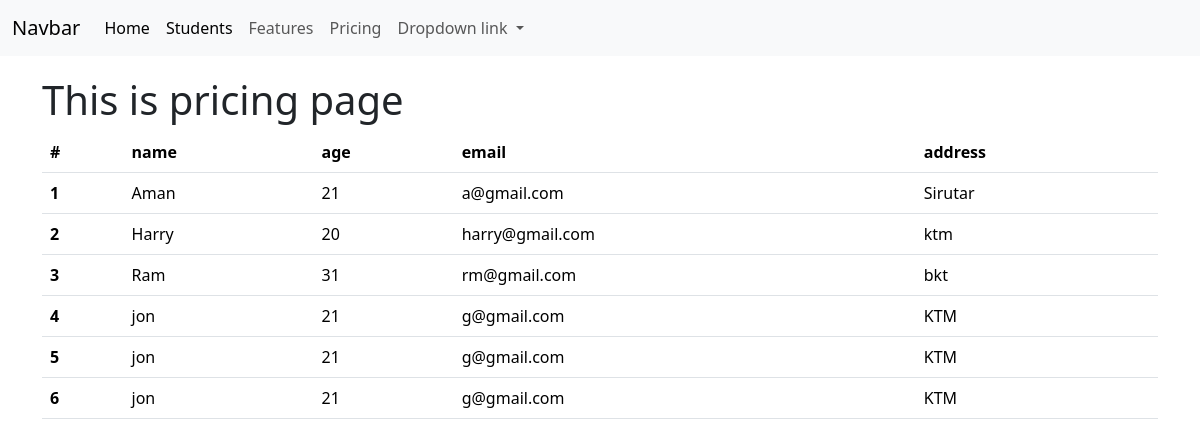
/pricing/, run on an earlier commit of the app's database.
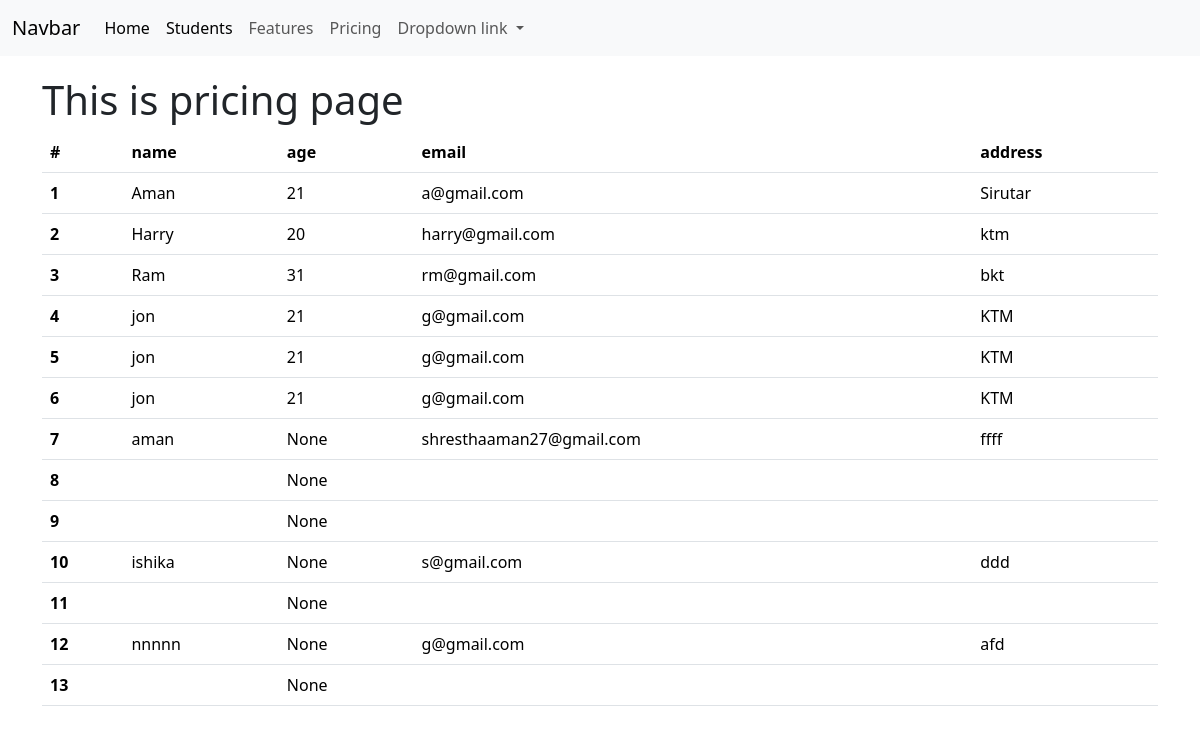
And on a later commit of the database.
### home/models.py (models this page shows, shortened)
class Student(models.Model):
    name = models.CharField(max_length=30)
    age = models.IntegerField(null=True, blank=True)
    address = models.CharField(max_length=50)
    email = models.EmailField(max_length=20)
    classroom = models.ForeignKey(ClassRoom, on_delete=models.CASCADE, related_name="classroom_student",
                               null=True, blank=True)

### home/views.py (the view)
# urls.py: path('pricing/', temp_inherit_pricing, name="temp_inherit_pricing"),
def temp_inherit_pricing(request):
    students = Student.objects.all()
    return render(request, template_name='home/temp_inherit_pricing.html',
                  context={"students": students})

### home/templates/home/temp_inherit_pricing.html
{% extends 'home/base.html' %}
{% block content %}
<h1>This is pricing page </h1>
<table class="table">
  <thead>
    <tr>
      <th scope="col">#</th>
      <th scope="col">name </th>
      <th scope="col">age</th>
      <th scope="col">email </th>
        <th scope="col">address </th>
    </tr>
  </thead>
  <tbody>
{% for student in students %}
    <tr>
      <th scope="row">{{ forloop.counter }}</th>
      <td>{{student.name}}</td>
      <td>{{student.age}}</td>
      <td>{{student.email}}</td>
        <td>{{student.address}}</td>
    </tr>
   {% endfor %}
  </tbody>
</table>
{% endblock %}

### home/templates/home/base.html (shortened to what this page needs)
<!DOCTYPE html>
<html lang="en">
<head>
    <link href="https://cdn.jsdelivr.net/npm/bootstrap@5.3.3/dist/css/bootstrap.min.css" rel="stylesheet">
</head>
<body>
<nav class="navbar navbar-expand-lg bg-body-tertiary">
  <div class="container-fluid">
    <a class="navbar-brand" href="{% url 'myhome' %}">Navbar</a>
    <div class="collapse navbar-collapse" id="navbarNavDropdown">
      <ul class="navbar-nav">
        <li class="nav-item">
          <a class="nav-link active" aria-current="page" href="{% url 'temp_inherit_home' %}">Home</a>
        </li>
           <li class="nav-item">
          <a class="nav-link active" aria-current="page" href="{% url 'student' %}">Students</a>
        </li>
        <li class="nav-item">
          <a class="nav-link" href="{% url 'temp_inherit_features' %}">Features</a>
        </li>
        <li class="nav-item">
          <a class="nav-link" href="{% url 'temp_inherit_pricing' %}">Pricing</a>
        </li>
        <li class="nav-item dropdown">
          <a class="nav-link dropdown-toggle" href="#" role="button" data-bs-toggle="dropdown" aria-expanded="false">
            Dropdown link
          </a>
        </li>
      </ul>
    </div>
  </div>
</nav>
<div class="container" style="margin-top: 20px">
    {% block content %}
     {% endblock %}
</div>
</body>
</html>

What changed in the data, as far as the page shows it:
added Student: name "aman", age "None", email "shresthaaman27@gmail.com", address "ffff"
added Student: age "None"
added Student: age "None"
added Student: name "ishika", age "None", email "s@gmail.com", address "ddd"
added Student: age "None"
added Student: name "nnnnn", age "None", email "g@gmail.com", address "afd"
added Student: age "None"
